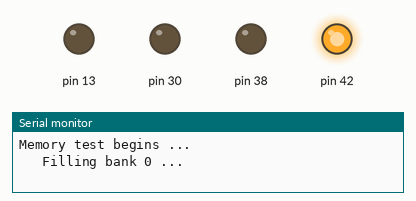
Recording of a sketch running on a simulated Arduino Mega 2560, built with avr-gcc and run on an emulated ATmega2560. On the bench: output pins drawn as LEDs (lit = HIGH), the last lines printed to the serial monitor. Random numbers use the default seed unless the sketch sets one.

Above: at 0.1 s.
At 4.95 s:
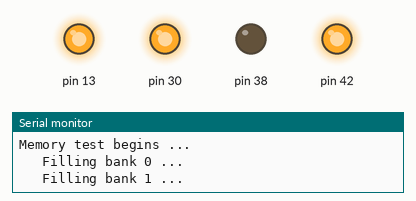
At 8.79 s:
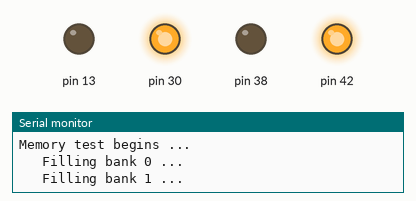
At 13.3 s:
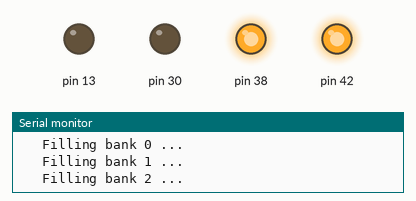
At 17.82 s:
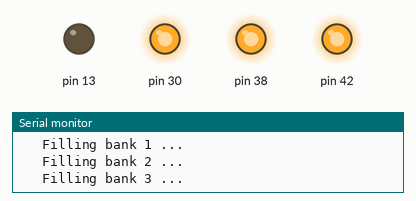
At 39.93 s:
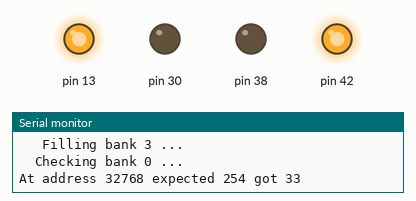
Timing chart, 0 to 40.0 s (numbered marks = the images above):
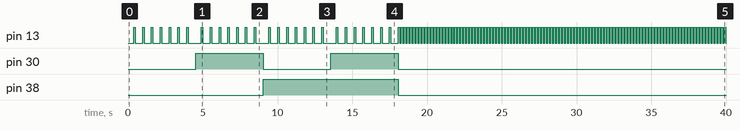

The sketch:

RAMTest.pde
```cpp
// (licence header left out)
void setup(void)
{
  DDRD |= _BV(7); // PD7 is BANKSEL
  PORTD = 0x7F;   // Select bank 0, pullups on everything else

  /* Enable XMEM interface:

         SRE    (7)   : Set to 1 to enable XMEM interface
         SRL2-0 (6-4) : Set to 00x for wait state sector config: Low=N/A, High=0x2200-0xFFFF
         SRW11:0 (3-2) : Set to 00 for no wait states in upper sector
         SRW01:0 (1-0) : Set to 00 for no wait states in lower sector
   */
  XMCRA = 0x80;

  // Bus keeper, lower 7 bits of Port C used for upper address bits, bit 7 is under PIO control
  XMCRB = _BV(XMBK) | _BV(XMM0);
  DDRC |= _BV(7);
  PORTC = 0x7F; // Enable pullups on port C, select bank 0

  // PL7 is RAM chip enable, active high. Enable it now, and enable pullups on Port L.
  DDRL |= _BV(7);
  PORTL = 0xFF;

  // Open up a serial channel
  Serial.begin(38400);

  // Enable on-board LED
  pinMode(13, OUTPUT);

  Serial.println("Memory test begins ...");
}

// Blink the Arduino LED quickly to indicate a memory test failure
void blinkfast(void)
{
  digitalWrite(13, HIGH);
  delay(100);
  digitalWrite(13, LOW);
  delay(100);
}

// Provide information on which address failed. Then, sit in an infinite loop blinking
// the LED quickly.
void fail(uint8_t *addr, uint8_t expect, uint8_t got)
{
  Serial.print("At address "); Serial.print((uint16_t)addr);
  Serial.print(" expected "); Serial.print(expect, DEC);
  Serial.print(" got "); Serial.print(got, DEC);
  Serial.println();

  while (1) {
    blinkfast();
  }
}

#define STARTADDR ((uint8_t *)0x8000)
#define COUNT (0x8000-1)

long seed=1234;

// Select one of four 32 kilobyte banks
void banksel(uint8_t bank)
{
  switch (bank) {
    case 0:
      PORTD &= ~_BV(7);
      PORTC &= ~_BV(7);
      break;

    case 1:
      PORTD &= ~_BV(7);
      PORTC |=  _BV(7);
      break;

    case 2:
      PORTD |=  _BV(7);
      PORTC &= ~_BV(7);
      break;

    default:
      PORTD |=  _BV(7);
      PORTC |=  _BV(7);
      break;
  }
}

// Fill the currently selected 32 kilobyte bank of memory with a random sequence
void bankfill(void)
{
  uint8_t *addr;
  uint16_t count;

  for (addr=STARTADDR, count=COUNT; count; addr++, count--) {
    *addr = (uint8_t)random(256);
    if ((count & 0xFFFU) == 0) blinkfast();
  }

}

// Check the currently selected 32 kilobyte bank of memory against expected values
// in each memory cell.
void bankcheck(void)
{
  uint8_t expect;
  uint8_t *addr;
  uint16_t count;

  for (addr=STARTADDR, count=COUNT; count; addr++, count--) {
    expect = random(256);
    if (*addr != expect) fail(addr,expect,*addr);
    if ((count & 0xFFFU) == 0) blinkfast();
  }
}

void loop(void)
{
  uint8_t bank;

  // Always start filling and checking with the same random seed
  randomSeed(seed);

  // Fill all 4 banks with random numbers
  for (bank=0; bank < 4; bank++) {
    Serial.print("   Filling bank "); Serial.print(bank, DEC); Serial.println(" ...");
    banksel(bank); bankfill();
  }

  // Restore the initial random seed, then check all 4 banks against expected random numbers
  randomSeed(seed);
  for (bank=0; bank < 4; bank++) {
    Serial.print("  Checking bank "); Serial.print(bank, DEC); Serial.println(" ...");
    banksel(bank); bankcheck();
  }

  // If we got this far, there were no failures
  Serial.println("Success!");
  Serial.println();

  // Keep the LED on mostly, and pulse off briefly every 3 seconds
  while (1) {
    digitalWrite(13, HIGH);
    delay(3000);
    digitalWrite(13, LOW);
    delay(500);
  }
}
// vim: syntax=cpp ai ts=2 sw=2 cindent expandtab
```

Measured:
- by itself, pin 13: LOW → HIGH at 0.39 s, → LOW 0.10 s later, → HIGH 0.49 s later, → LOW 0.10 s later, … (276 changes in this stretch)
- by itself, pin 30: alternates HIGH for 4.5 s and LOW for 4.5 s, 4 changes in all, then stays LOW
- by itself, pin 38: LOW → HIGH at 9.0 s, → LOW 9.0 s later
